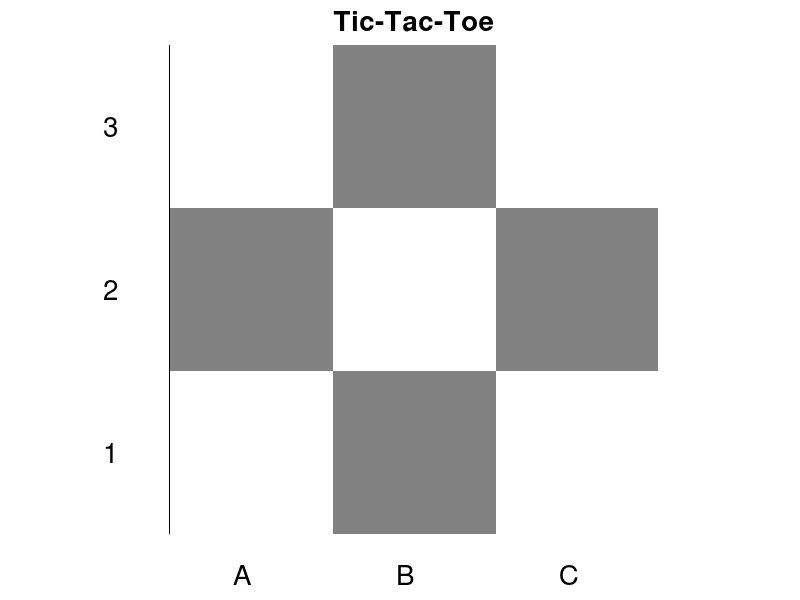

Source code (MATLAB): (Note: this script raises an error after producing the figure.)
% SET UP THE BOARD rough start
% 400x400 is a good size
% bkgrnd = ones(400,400);
% rows first
clc
clear
close all
whtsq = ones(100,100);
blsq = .5*ones(100,100);
row1 = [whtsq, blsq, whtsq];
row2 = [blsq, whtsq,blsq];
row3 = [whtsq, blsq, whtsq];
bkgrnd = [ row1;row2;row3];

imshow(bkgrnd)
figHand = gcf; % figure handle to alter figure
bdHand = gca; % axis handle to pass to functions
set(figHand,'resize','off')
set(figHand,'toolbar','none')
set(figHand,'menubar','none')
set(figHand,'position',[ 327 105 694 584])
set(figHand,'name','Tic-Tac-Toe')
text(-40,50,'3','fontsize',20)
text(-40,150,'2','fontsize',20)
text(-40,250,'1','fontsize',20)
text(40,325,'A','fontsize',20)
text(140,325,'B','fontsize',20)
text(240,325,'C','fontsize',20)
title('Tic-Tac-Toe','FontSize',20)

% foo = get(bdHand,'ylabel');
hold on

% using pixel coordinates so y is positive down
% piece location is (25+50*x),(25+50*y) n from 0:7
% generate all positions in a big list:
X = zeros(3);
Y = zeros(3);
Y(1,:) = 50;
Y(2,:) = 150;
Y(3,:) = 250;
X(:,1) = 50;
X(:,2) = 150;
X(:,3) = 250;


% OLog = false(3);
% XLog = false(3);

% MasterMoveList = {'A1';'A2';'A3';'B1';'B2';'B3';'C1';'C2';'C3'};
structA1 = struct('move',{'A1'},'coordLog',logical([0,0,0;0,0,0;1,0,0]));
structA2 = struct('move',{'A2'},'coordLog',logical([0,0,0;1,0,0;0,0,0]));
structA3 = struct('move',{'A3'},'coordLog',logical([1,0,0;0,0,0;0,0,0]));
structB1 = struct('move',{'B1'},'coordLog',logical([0,0,0;0,0,0;0,1,0]));
structB2 = struct('move',{'B2'},'coordLog',logical([0,0,0;0,1,0;0,0,0]));
structB3 = struct('move',{'B3'},'coordLog',logical([0,1,0;0,0,0;0,0,0]));
structC1 = struct('move',{'C1'},'coordLog',logical([0,0,0;0,0,0;0,0,1]));
structC2 = struct('move',{'C2'},'coordLog',logical([0,0,0;0,0,1;0,0,0]));
structC3 = struct('move',{'C3'},'coordLog',logical([0,0,1;0,0,0;0,0,0]));
% MasterCoordMat = [3,1;2,1;1,1;3,2;2,2;1,2;3,3;2,3;1,3];
% gameMoveList = MasterMoveList;
% gameCoordMat = MasterCoordMat;
% inputCoordMat = [];
% inputMoveList = {};

% put a piece like this
%putPiece(bdHand,X,Y,structC3.coordLog,'o')

% setup new game parameters
% isGameOver = 0;
% isXturn = 1;
% moveCounter = 0;




% 
% if 0
% while ~isempty(gameMoveList)
% 
% nextMoveInd = 0; % index of the next move
% nextMoveLog = false(length(gameMoveList),1);
% nextMoveInd = gameInputValid(gameMoveList)
% 
% nextMoveInd
% nextMoveLog(nextMoveInd) = true(1);
% % inputMoveList = {inputMoveList; inputMoveList(nextMoveLog)}
% gameMoveList = gameMoveList(~nextMoveLog)
% % inputCoordMat
% gameCoordMat = gameCoordMat(~nextMoveLog,:)
% 
% end
% end


% game start:
% Set a player number
player_one = 1;
player_two = 2;
% Set a round counter
turn_counter = 1;

% Initialize the game logic board as all 0's
game_coordLog1 = false(3);
game_coordLog2 = false(3);
game_coordLogMaster = false(3); 
% Tie condition
coordLog = true(3);

% GAME LOOP STARTING
% Calls twice for the two inputs
while turn_counter < 10
    % Player 1's turn is on the odd turn
    
    if mod(turn_counter,2) ~= 0
        
        
         fprintf('Player 1: Prepare to speak your column LETTER\n')
         pause
%         prompt = 'Letter? ';
%         letter_position = input(prompt,'s');
        letter_position = VoiceInput1()
        fprintf('Player 1: Prepare to speak your row NUMBER\n')
        pause
%         prompt = 'Number? ';
%         number_position = input(prompt,'s');
        number_position = VoiceInput2()

        % COMPARE THE STRING WITH All POSSIBLE STRUCTS
        move_input = strcat(letter_position, number_position);
        placement = matchMove(move_input);
        % Place Symbol on board
        putPiece(bdHand,X,Y,placement,'x')

        % Update overall board logic
        game_coordLog1 = update_coord(game_coordLog1, move_input);
        game_coordLogMaster = update_coord(game_coordLogMaster, move_input);

        % Check if board game is over
        isgameover = winner(game_coordLog1);
        if isgameover == 1
            break
        end 
        
        fprintf('Press any key to continue\n')
        pause
   
    % Player 2
    else
        fprintf('Player 2: Prepare to speak your column LETTER\n')
        pause
%         prompt = 'Letter? ';
%         letter_position = input(prompt,'s');
        letter_position = VoiceInput1()
        fprintf('Player 2: Prepare to speak your row NUMBER\n')
        pause
%         prompt = 'Number? ';
%         number_position = input(prompt,'s');
        
        number_position = VoiceInput2()
        move_input = strcat(letter_position, number_position);
        placement = matchMove(move_input);

        % Place Symbol on board
        putPiece(bdHand,X,Y,placement,'o')

        % Update overall board logic
        game_coordLog2 = update_coord(game_coordLog2, move_input);
        game_coordLogMaster = update_coord(game_coordLogMaster, move_input);

        % Check if board game is over
       isgameover = winner(game_coordLog2);
       if isgameover == 1
         break
       end 
       fprintf('Press any key to continue\n')
       pause
       
    end
    
    turn_counter = turn_counter + 1;
    
    % Check if game is a tie
    if (game_coordLogMaster == coordLog)
        disp('Game is a TIE, Let us Play again')
    end
 end
   

        
% define board then save it as a fig that gets recalled instead of screwin
% around and programatically doing it everytime!!!!!!!!!!!!





shg
